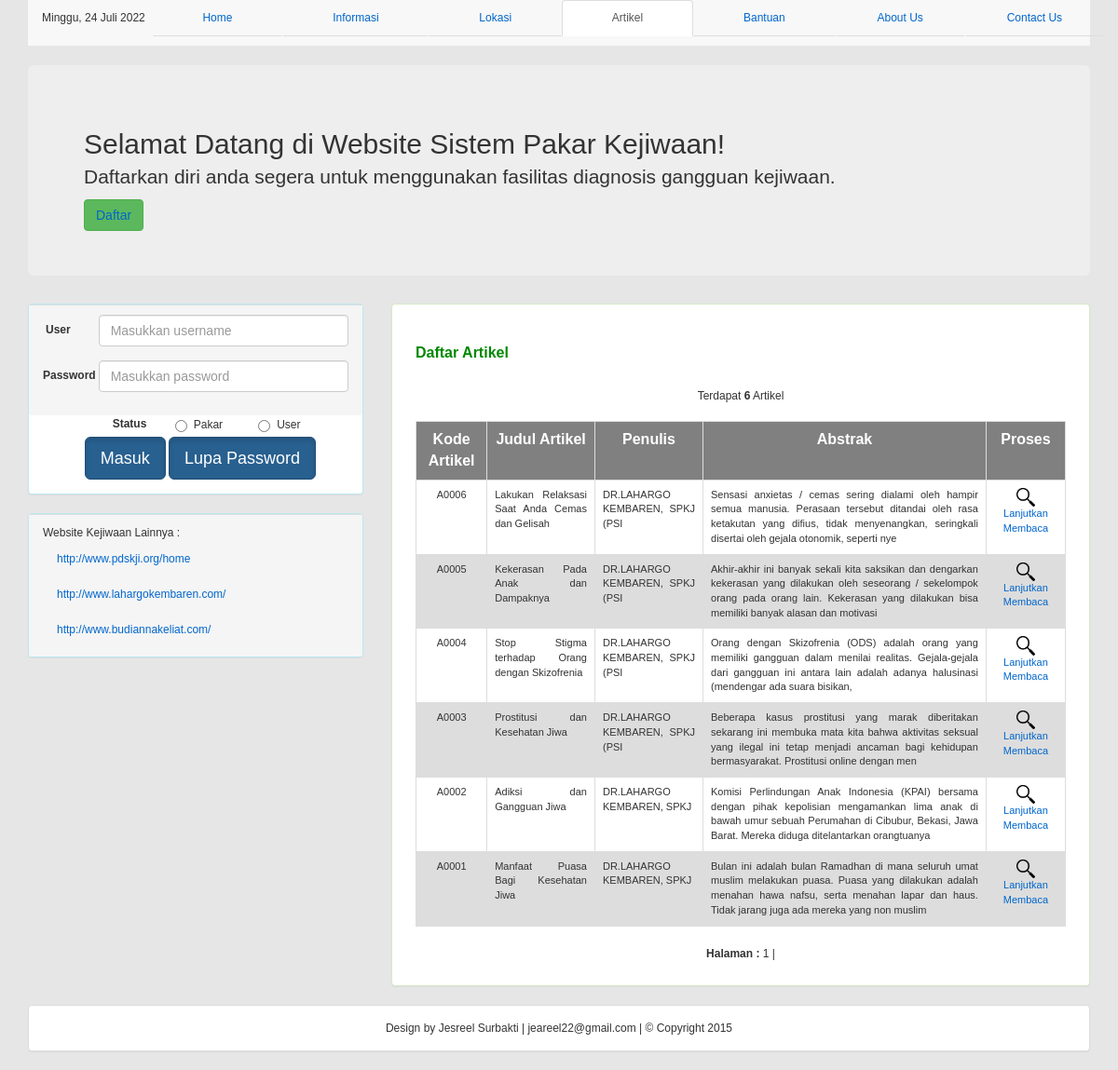
The page /Artikel_display.php on the database its author committed.
### tables this page shows
CREATE TABLE `artikel` (
  `kd_artikel` varchar(5) NOT NULL,
  `penulis` varchar(30) NOT NULL,
  `judul` text NOT NULL,
  `abstrak` varchar(200) NOT NULL,
  `isi` text NOT NULL,
  `gambar` varchar(60) NOT NULL
);

### tanggal.php (called while the page is built, shortened)
<?php
	$namaHari   = array("Ahad", "Senin", "Selasa", "Rabu", "Kamis", "Jumat", "Sabtu","Minggu");
	$namaBulan = array("Januari", "Februari", "Maret", "April", "Mei",  "Juni", "Juli", "Agustus", "September", "Oktober", "November",  "Desember");
	$tglsekarang = $namaHari[date('N')] . ", " . date('j') . " " . $namaBulan[(date('n')-1)] . " " . date('Y');
	?>

### Artikel_display.php (the view, shortened to what this page needs)
<?php
include "tanggal.php";
?>
<!DOCTYPE html>
<html>
<head>
	<link rel="stylesheet" type="text/css" href="css/bootstrap.css">
	<link href="templatemo_style.css" rel="stylesheet" type="text/css" />
</head>
<body>
	<div class="container">
		<nav class="navbar navbar-default navbar-static-top">
			<div class="navbar-inner">
				<div class="container">
					<ul class="nav nav-tabs nav-justified">
						<li role="presentation">
							<?php echo "$tglsekarang"; ?>
						</li>
						<li role="presentation"><a href="index.php">Home</a></li>
						<li role="presentation"> <a href="informasi.php">Informasi</a></li>
						<li role="presentation"><a href="lokasi_display.php">Lokasi</a></li>
						<li role="presentation" class="active"><a href="Artikel_display.php">Artikel</a></li>
						<li role="presentation"><a href="bantuan.php">Bantuan</a></li>
						<li role="presentation"><a href="about.php">About Us</a></li>
						<li role="presentation"><a href="contact.php">Contact Us</a></li>
					</ul>
				</div>
			</div>
		</nav>
		<div class="jumbotron">
			<h2>Selamat Datang di Website Sistem Pakar Kejiwaan!</h2>
			<p>Daftarkan diri anda segera untuk menggunakan fasilitas diagnosis gangguan kejiwaan.</p>
			<a href="daftar.php" class="btn btn-large btn-success">Daftar</a>
		</div>
		<div class="row">
			<div class="col-md-4">
				<div class="panel panel-info">
					<div class="panel-footer">
						<form class="form-horizontal" role="form" method="post" action="login.php">
							<div class="form-group">
								<label for="username" class="col-sm-2 control-label">User</label>
								<div class="col-sm-10">
									<input type="text" class="form-control" name="username" placeholder="Masukkan username">
								</div>
							</div>
							<div class="form-group">
								<label for="password" class="col-sm-2 control-label">Password</label>
								<div class="col-sm-10">
									<input type="password" class="form-control" name="password" placeholder="Masukkan password">
								</div>
							</div>
					</div>
					<div class="form-group">
						<div class="col-sm-offset-2 col-sm-10">
							<div class="form-group">
								<label class="control-label col-xs-3">Status</label>
								<div class="col-xs-4">
									<label class="radio-inline">
										<input type="radio" name="status" value="pakar"> Pakar
									</label>
								</div>
								<div class="col-xs-4">
									<label class="radio-inline">
										<input type="radio" name="status" value="user"> User
									</label>
								</div>
							</div>
						</div>
						<div class="form-group">
							<div class="col-sm-offset-2">
								<button type="submit" class="btn btn-primary btn-lg active">Masuk</button>
								<a href="lupa_pw.php" class="btn btn-primary btn-lg active" role="button">Lupa Password</a>
							</div>
						</div>
					</div>
				</div>
				<div class="panel panel-info">
					<div class="panel-footer">
						<ul class="nav nav-list">
							<li class="nav-header">Website Kejiwaan Lainnya :</li>
							<li class="active"><a href="http://www.pdskji.org/home">http://www.pdskji.org/home</a></li>
							<li><a href="http://www.lahargokembaren.com/">http://www.lahargokembaren.com/</a></li>
							<li><a href="http://www.budiannakeliat.com/">http://www.budiannakeliat.com/</a></li>
						</ul>
					</div>
				</div>
			</div>
			<div class="col-md-8">
				<div class="panel panel-success">
					<div class="panel-body">
						<link href="templatemo_style.css" rel="stylesheet" type="text/css" />
						<link href="SpryAssets/SpryValidationTextarea.css" rel="stylesheet" type="text/css" />
						<link href="SpryAssets/SpryValidationTextField.css" rel="stylesheet" type="text/css" />
						<?php include("koneksi_db.php");
						include("paging.php");
						?>
						<div class="text_area" align="justify">
							<br />
							<div class="title">Daftar Artikel</div>
							<br />
							<?php $jmldata = mysqli_num_rows(mysqli_query($conn, "SELECT * FROM artikel"));
							echo "<center style=text-decoration:blink>Terdapat <b>$jmldata</b> Artikel </center>"; ?>
							<br>
							<table table class="table table-bordered" border="0" align="center" cellpadding="5" cellspacing="0" bordercolor="#666666" id="pag">
								<tr tr bgcolor="gray" align="center">
									<td><b>
											<font color="white" size=3>Kode Artikel</font>
										</b></td>
									<td><b>
											<font color="white" size=3>Judul Artikel</font>
										</b></td>
									<td><b>
											<font color="white" size=3>Penulis</font>
										</b></td>
									<td><b>
											<font color="white" size=3>Abstrak</font>
										</b></td>
									<td><b>
											<font color="white" size=3>Proses</font>
										</b></td>
								</tr>
								<?php
								$p = new Paging;
								$batas = 10;
								$posisi = $p->cariPosisi($batas);
								$no = 0;
								$qlog = mysqli_query($conn, "SELECT * FROM artikel ORDER BY kd_artikel Desc LIMIT $posisi,$batas");
								while ($data = mysqli_fetch_array($qlog)) {
									$no++;
								?>
									<tr class="<?php if ($no % 2 == 1) echo "isitabelganjil";
												else echo "isitabelgenap"; ?>">
										<td align="center" name="username"><?php echo $data['kd_artikel']; ?></td>
										<td><?php echo $data['judul']; ?></td>
										<td><?php echo $data['penulis']; ?></td>
										<td><?php echo $data['abstrak']; ?></td>
										<td align="center"><a href="detailartikel_display.php?page=4&act=detailartikel&kd_artikel=<?php echo $data['kd_artikel']; ?>"><img src="gambar/detail.png" align="middle" width="20" border="0"> Lanjutkan Membaca</a>
										</td>
									</tr>
								<?php } ?>
							</table>
							<?php
							$jmldata = mysqli_num_rows(mysqli_query($conn, "SELECT * FROM peta"));
							$jmlhalaman  = $p->jumlahHalaman($jmldata, $batas);
							$linkHalaman = $p->navHalaman($_GET['hal'], $jmlhalaman);
							echo "<center>$linkHalaman</center>";
							?>
						</div>
					</div>
				</div>
			</div>
		</div>
	</div>
	<div class="row">
		<div class="container">
			<div class="panel panel-default">
				<div class="panel-body">
					<center>
						Design by Jesreel Surbakti | jeareel22@gmail.com | © Copyright 2015
					</center>
				</div>
			</div>
		</div>
	</div>
</body>
</html>

### templatemo_style.css (style rules this page uses)
body { margin:0; padding:0; line-height: 1.5em; font-family: Verdana, Arial, Helvetica, sans-serif; font-size: 12px; background-color:#E6E6E6; }
a:link { color: #0066CC; text-decoration: none }
.text_area { margin: 10px; }
.title { padding-bottom: 10px; font-size: 16px; font-weight: bold; color: #008800; }
.isitabelganjil { background-color:WHITE; font-size: 11px; }
.isitabelgenap { background-color:#DDDDDD; font-size: 11px; }
#pag { border-radius: 10px; -moz-border-radius: 10px; -webkit-border-radius: 10px; -moz-box-shadow:2px 2px 10px 2px #000; background-color:#00CC99; }

### rows shown on the page
artikel: kd_artikel "A0006", judul "Lakukan Relaksasi Saat Anda Cemas dan Gelisah", penulis "DR.LAHARGO KEMBAREN, SPKJ (PSI", abstrak "Sensasi anxietas / cemas sering dialami oleh hampir semua manusia. Perasaan tersebut ditandai oleh rasa ketakutan yang difius, tidak menyenangkan, seringkali disertai oleh gejala otonomik, seperti nye"
artikel: kd_artikel "A0005", judul "Kekerasan Pada Anak dan Dampaknya", penulis "DR.LAHARGO KEMBAREN, SPKJ (PSI", abstrak "Akhir-akhir ini banyak sekali kita saksikan dan dengarkan kekerasan yang dilakukan oleh seseorang / sekelompok orang pada orang lain. Kekerasan yang dilakukan bisa memiliki banyak alasan dan motivasi"
artikel: kd_artikel "A0004", judul "Stop Stigma terhadap Orang dengan Skizofrenia", penulis "DR.LAHARGO KEMBAREN, SPKJ (PSI", abstrak "Orang dengan Skizofrenia (ODS) adalah orang yang memiliki gangguan dalam menilai realitas. Gejala-gejala dari gangguan ini antara lain adalah adanya halusinasi (mendengar ada suara bisikan,"
artikel: kd_artikel "A0003", judul "Prostitusi dan Kesehatan Jiwa", penulis "DR.LAHARGO KEMBAREN, SPKJ (PSI", abstrak "Beberapa kasus prostitusi yang marak diberitakan sekarang ini membuka mata kita bahwa aktivitas seksual yang ilegal ini tetap menjadi ancaman bagi kehidupan bermasyarakat. Prostitusi online dengan men"
artikel: kd_artikel "A0002", judul "Adiksi dan Gangguan Jiwa", penulis "DR.LAHARGO KEMBAREN, SPKJ", abstrak "Komisi Perlindungan Anak Indonesia (KPAI) bersama dengan pihak kepolisian mengamankan lima anak di bawah umur sebuah Perumahan di Cibubur, Bekasi, Jawa Barat. Mereka diduga ditelantarkan orangtuanya"
artikel: kd_artikel "A0001", judul "Manfaat Puasa Bagi Kesehatan Jiwa", penulis "DR.LAHARGO KEMBAREN, SPKJ", abstrak "Bulan ini adalah bulan Ramadhan di mana seluruh umat muslim melakukan puasa. Puasa yang dilakukan adalah menahan hawa nafsu, serta menahan lapar dan haus. Tidak jarang juga ada mereka yang non muslim"

### other values the page prints
$tglsekarang "Minggu, 24 Juli 2022"
$jmldata "6"
